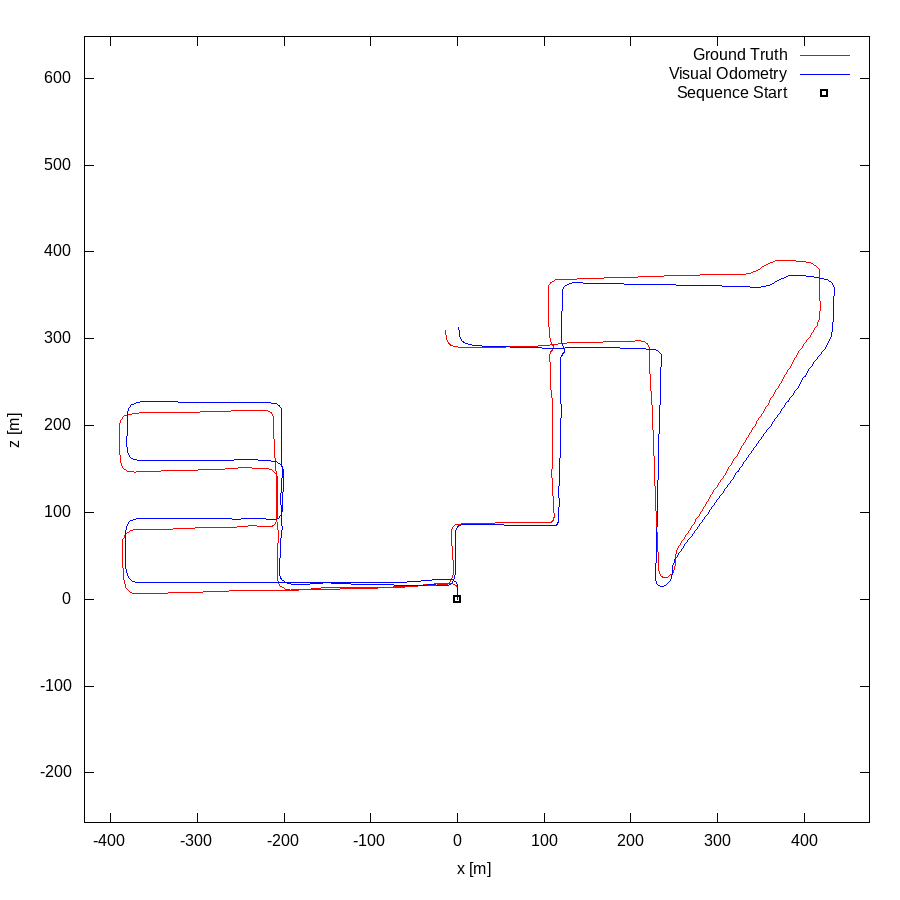

Write the gnuplot code that produced this figure.
set term postscript eps enhanced color
set output "08.eps"
set size ratio -1
set xrange [-430:475]
set yrange [-257:648]
set xlabel "x [m]"
set ylabel "z [m]"
plot "08.txt" using 1:2 lc rgb "#FF0000" title 'Ground Truth' w lines,"08.txt" using 3:4 lc rgb "#0000FF" title 'Visual Odometry' w lines,"< head -1 08.txt" using 1:2 lc rgb "#000000" pt 4 ps 1 lw 2 title 'Sequence Start' w points
